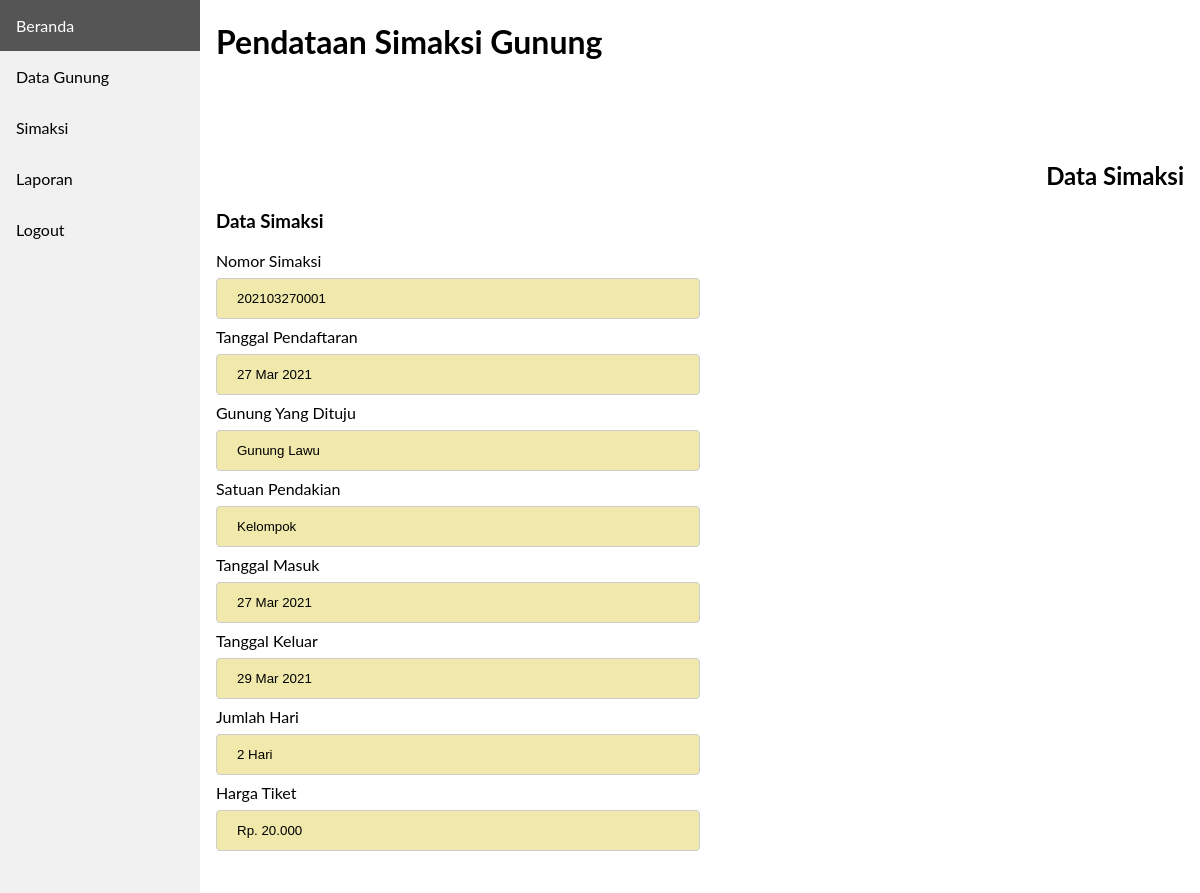
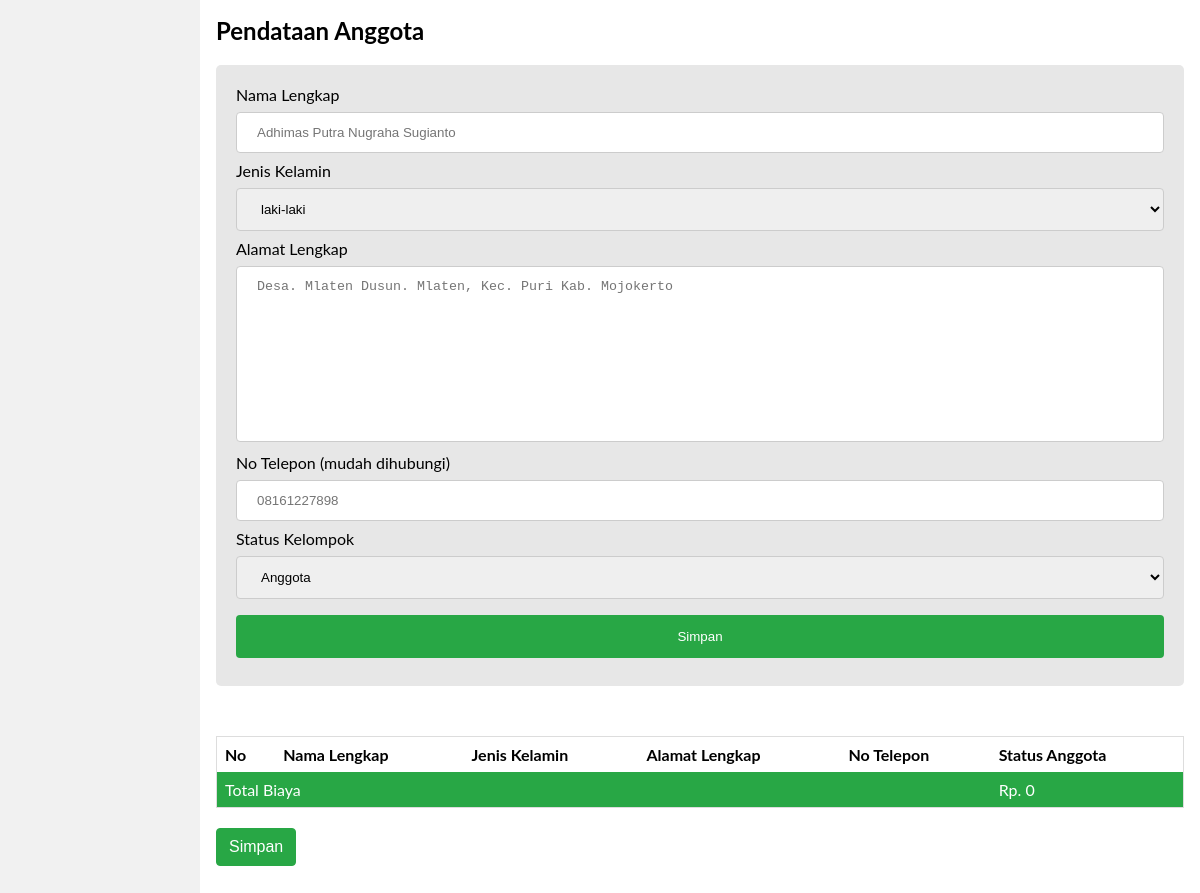
Page /frontend/simaksi/form_anggota.php?simaksi=202103270001 on the committed database (2 pictures, top to bottom).
### tables this page shows
CREATE TABLE `simaksi` (
  `id_simaksi` int(11) NOT NULL,
  `no_urut` varchar(30) NOT NULL,
  `tgl_simaksi` date NOT NULL,
  `gunung_id` varchar(10) NOT NULL,
  `satuan_pendakian` varchar(10) NOT NULL,
  `tgl_masuk` date NOT NULL,
  `tgl_keluar` date NOT NULL,
  `jumlah_hari` varchar(10) NOT NULL,
  `status_pendakian` varchar(20) NOT NULL
);

CREATE TABLE `data_gunung` (
  `id_gunung` int(11) NOT NULL,
  `nama_gunung` varchar(100) NOT NULL,
  `mdpl` varchar(20) NOT NULL,
  `alamat_gunung` text NOT NULL,
  `unit_htm` int(100) NOT NULL,
  `satuan_htm` varchar(100) NOT NULL,
  `htm` int(20) NOT NULL
);

### frontend/simaksi/form_anggota.php (the view, shortened to what this page needs)
<!DOCTYPE html>
<html>
<head>
  <link rel="stylesheet" href="../../css/style.css">
</head>
<body>
<?php
  include '../../database/koneksi.php';
  include '../../frontend/layouts/sidebar.php';
?>
<div class="content">
  <h1>Pendataan Simaksi Gunung</h1>
  <h2 class="teks-rata-kanan margin-top-100">Data Simaksi</h2>
  <?php
    $simaksi   = $_GET['simaksi'];
    $selectSimaksi   = "SELECT * FROM simaksi INNER JOIN data_gunung ON simaksi.gunung_id = data_gunung.id_gunung WHERE no_urut = '$simaksi' ";
    $querySimaksi    = mysqli_query($host, $selectSimaksi);
    $dataSimaksi     = mysqli_fetch_assoc($querySimaksi);
    $noUrut          = $dataSimaksi['no_urut'];
    ?>
  <h3>Data Simaksi</h3>
  <form class="margin-bottom-50" style="width: 50%;">
    <label>Nomor Simaksi</label>
    <input type="text" class="form form-edit" value="<?= $dataSimaksi['no_urut'] ?>" readonly>
    <label>Tanggal Pendaftaran</label>
    <input type="text" class="form form-edit" value="<?= date('d M Y', strtotime($dataSimaksi['tgl_simaksi'])) ?>" readonly>
    <label>Gunung Yang Dituju</label>
    <input type="text" class="form form-edit" value="<?= $dataSimaksi['nama_gunung'] ?>" readonly>
    <label>Satuan Pendakian</label>
    <input type="text" class="form form-edit" value="<?= $dataSimaksi['satuan_pendakian'] ?>" readonly>
    <label>Tanggal Masuk</label>
    <input type="text" class="form form-edit" value="<?= date('d M Y', strtotime($dataSimaksi['tgl_masuk'])) ?>" readonly>
    <label>Tanggal Keluar</label>
    <input type="text" class="form form-edit" value="<?= date('d M Y', strtotime($dataSimaksi['tgl_keluar'])) ?>" readonly>
    <label>Jumlah Hari</label>
    <input type="text" class="form form-edit" value="<?= $dataSimaksi['jumlah_hari'] ?>" readonly>
    <label>Harga Tiket</label>
    <input type="text" class="form form-edit" value="<?= "Rp. " . number_format($dataSimaksi['htm'],0,',','.') ?>" readonly>
  </form>
  <h2>Pendataan Anggota</h2>
  <div class="kotak-form margin-bottom-50">
    <form action="../../backend/simaksi/simaksi.php" method="POST">
      <label>Nama Lengkap</label>
      <input type="text" class="form" name="nama_lengkap" placeholder="Adhimas Putra Nugraha Sugianto" required>
      <label>Jenis Kelamin</label>
      <select name="jenis_kelamin" class="form">
        <option value="Laki-Laki">laki-laki</option>
      </select>
      <label>Alamat Lengkap</label>
      <textarea name="alamat" class="form textarea-no-resize" cols="30" rows="10" placeholder="Desa. Mlaten Dusun. Mlaten, Kec. Puri Kab. Mojokerto" required></textarea>
      <label>No Telepon (mudah dihubungi)</label>
      <input type="number" class="form" name="no_telp" placeholder="08161227898" required>
      <label>Status Kelompok</label>
      <select name="status_anggota" class="form" required>
        <option value="Anggota">Anggota</option>
      </select>
      <input type="submit" class="button-form-full background-hijau" name="simpan_data_anggota" value="Simpan">
    </form>
  </div>
  <div class="kotak-table">
    <table class="table-responsive">
      <tr>
        <th>No</th>
        <th>Nama Lengkap</th>
        <th>Jenis Kelamin</th>
        <th>Alamat Lengkap</th>
        <th>No Telepon</th>
        <th>Status Anggota</th>
      </tr>
      <tr>
        <?php
          $sumBiaya    = "SELECT SUM(htm_anggota) AS total_tiket FROM temp WHERE nomor_simaksi = '$noUrut' ";
          $querySum    = mysqli_query($host, $sumBiaya);
          $total_tiket = mysqli_fetch_assoc($querySum);
        ?>
        <td colspan="5" class="background-hijau teks-putih">Total Biaya</td>
        <td colspan="1" class="background-hijau teks-putih"><?= "Rp. " . number_format($total_tiket['total_tiket'],0,',','.') ?></td>
      </tr>
    </table>
  </div>
  <form action="../../backend/simaksi/simaksi.php" method="POST">
    <input type="submit" class="tmbl tmbl-hijau margin-20-0" name="simpanDftrAnggota" value="Simpan">
  </form>
  <br>
  <br>
  <br>
</div>
</body>
</html>

### css/style.css (style rules this page uses)
body { margin: 0; font-family: "Lato", sans-serif; }
div.content { margin-left: 200px; padding: 1px 16px; height: 1000px; }
.kotak-table { overflow-x:auto !important; }
.table-responsive { border-collapse: collapse; border-spacing: 0; width: 100%; border: 1px solid #ddd; }
.table-responsive th, td { text-align: left; padding: 8px; }
.form { width: 100%; padding: 12px 20px; margin: 8px 0; display: inline-block; border: 1px solid #ccc; border-radius: 4px; box-sizing: border-box; }
.button-form-full { width: 100%; color: white; padding: 14px 20px; margin: 8px 0; border: none; border-radius: 4px; cursor: pointer; }
.kotak-form { border-radius: 5px; background-color: #e7e7e7; padding: 20px; }
.form-edit { background-color: #f0e9ab !important; }
.textarea-no-resize { resize: none; }
.background-hijau { background-color: #28a745 !important; }
.teks-putih { color: #ffffff !important; }
.tmbl { text-decoration: none !important; display: inline-block; font-weight: 400; color: #212529; text-align: center; vertical-align: middle; cursor: pointer; -webkit-user-select: none; -moz-user-select: none; -ms-user-select: none; user-select: none; background-color: transparent; border: 1px solid transparent; padding: 0.375rem 0.75rem; font-size: 1rem; line-height: 1.5; border-radius: 0.25rem; transition: color 0.15s ease-in-out, background-color 0.15s ease-in-out, border-color 0.15s ease-in-out, box-shadow 0.15s ease-in-out; }
.tmbl-hijau { color: #fff; background-color: #28a745; border-color: #28a745; }
.teks-rata-kanan { text-align: right !important; }
.margin-bottom-50 { margin-bottom: 50px !important; }
.margin-top-100 { margin-top: 100px !important; }
.margin-20-0 { margin: 20px 0 !important; }

### rows in the picture
simaksi: no_urut "202103270001", tgl_simaksi "27 Mar 2021", nama_gunung "Gunung Lawu", satuan_pendakian "Kelompok", tgl_masuk "27 Mar 2021", tgl_keluar "29 Mar 2021", jumlah_hari "2 Hari", htm "Rp. 20.000"

### other values in the picture
$total_tiket['total_tiket'] "0"
